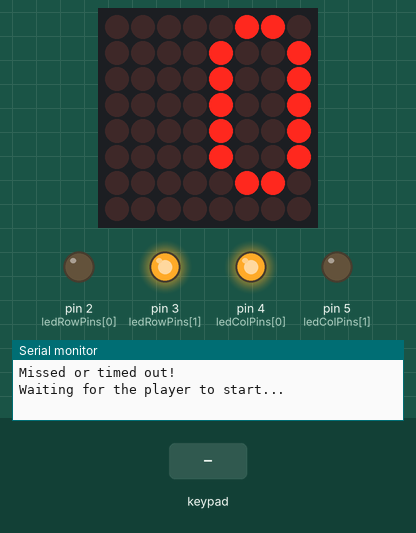
Recording of a sketch running on a simulated Arduino Uno, built with avr-gcc and run on an emulated ATmega328P. Parts: 8×8 LED matrix, output pins drawn as LEDs (lit = HIGH), the last lines printed to the serial monitor. Wiring (inferred from the names in the program): 2×2 keypad with keys 1 2 3 4 (labels assumed): rows pin 6, pin 7; columns pin 8, pin 9. The inputs (shaded band) are chosen by the test bench. Random numbers use the default seed unless the sketch sets one; pins used as bus, display or sensor lines are not drawn.

Above: at 4.2 s.
4.3 s: key '1' pressed
At 5.8 s:
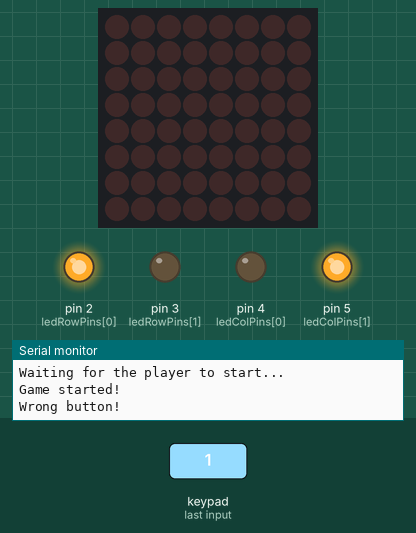
7.3 s: keypad keys 1 2 pressed 0.4 s apart
At 8.7 s:
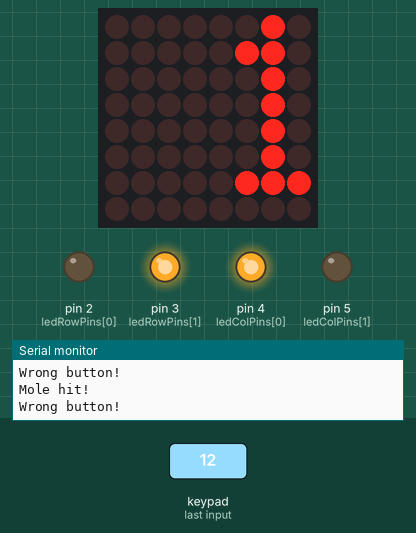
9.8 s: key '4' pressed
At 11.4 s:
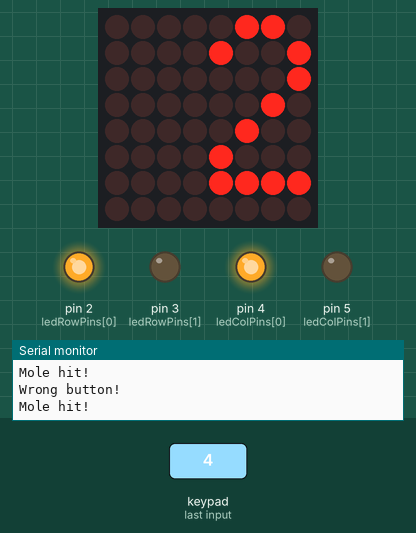
11.8 s: key '2' pressed
At 12.9 s:
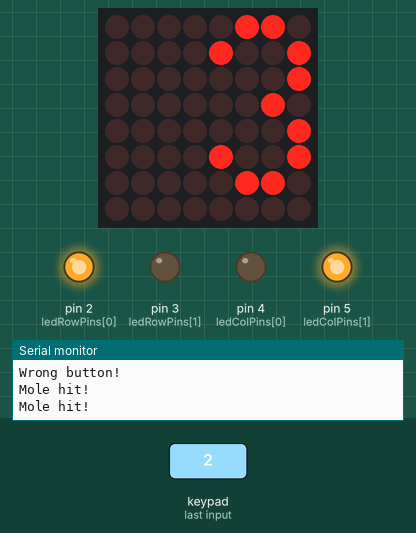
14.8 s: keypad keys 1 2 pressed 0.4 s apart
At 15.2 s:
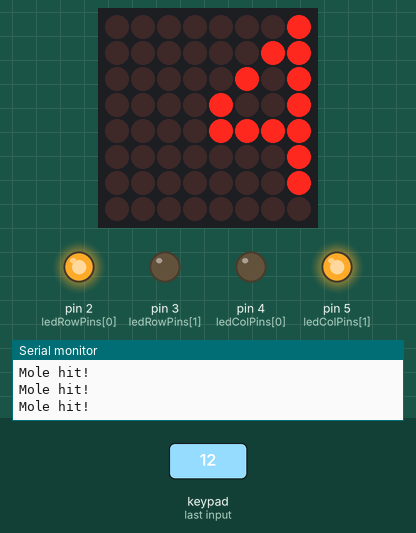
Timing chart, 0 to 17.8 s (numbered marks = the images above; inputs shaded):
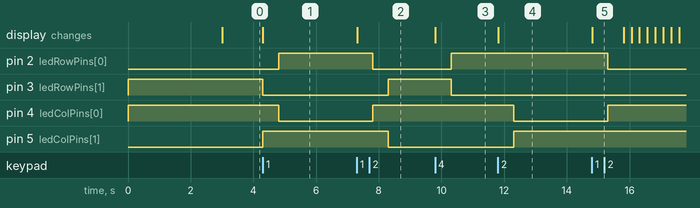

The sketch:

finalproject.ino
```cpp
#include <LedControl.h>

// 8x8 LED matrix pin definitions (DIN, CLK, CS)
LedControl lc = LedControl(10, 12, 11, 1);  // DIN = D10, CLK = D12, CS = D11

// LED matrix pin definitions
const int ledRowPins[2] = {2, 3};     // LED row pins
const int ledColPins[2] = {4, 5};     // LED column pins

// Switch matrix pin definitions
const int switchRowPins[2] = {7, 6};  // Switch row pins
const int switchColPins[2] = {8, 9};  // Switch column pins

// 4x8 matrix digit representations (0-9), each digit uses 4 columns
const byte numbers[10][8] = {
  {B0110, B1001, B1001, B1001, B1001, B1001, B0110, B0000}, // 0
  {B0010, B0110, B0010, B0010, B0010, B0010, B0111, B0000}, // 1
  {B0110, B1001, B0001, B0010, B0100, B1000, B1111, B0000}, // 2
  {B0110, B1001, B0001, B0010, B0001, B1001, B0110, B0000}, // 3
  {B0001, B0011, B0101, B1001, B1111, B0001, B0001, B0000}, // 4
  {B1111, B1000, B1110, B0001, B0001, B1001, B0110, B0000}, // 5
  {B0110, B1000, B1110, B1001, B1001, B1001, B0110, B0000}, // 6
  {B1111, B0001, B0010, B0010, B0100, B0100, B0100, B0000}, // 7
  {B0110, B1001, B1001, B0110, B1001, B1001, B0110, B0000}, // 8
  {B0110, B1001, B1001, B0111, B0001, B0001, B0110, B0000}  // 9
};

int score = 0;
int misses = 0;
const int maxMisses = 3;
int moleDuration = 3000;    // Initial mole display time (milliseconds)
const int minMoleDuration = 500;  // Minimum mole display time (milliseconds)

// Current lit LED position
int currentRow = -1;
int currentCol = -1;

void setup() {
  // Initialize LED row pins as output
  for (int i = 0; i < 2; i++) {
    pinMode(ledRowPins[i], OUTPUT);
    digitalWrite(ledRowPins[i], LOW);
  }

  // Initialize LED column pins as output
  for (int i = 0; i < 2; i++) {
    pinMode(ledColPins[i], OUTPUT);
    digitalWrite(ledColPins[i], HIGH);
  }

  // Initialize switch row pins as output
  for (int i = 0; i < 2; i++) {
    pinMode(switchRowPins[i], OUTPUT);
    digitalWrite(switchRowPins[i], LOW);
  }

  // Initialize switch column pins as input (with pull-up resistors)
  for (int i = 0; i < 2; i++) {
    pinMode(switchColPins[i], INPUT_PULLUP);
  }

  // Initialize 8x8 LED matrix
  lc.shutdown(0, false);
  lc.setIntensity(0, 8);
  lc.clearDisplay(0);

  Serial.begin(9600);

  // Initially light up a random LED, waiting for the player to start
  showRandomMole();
}

void loop() {
  waitForStart();
  playGame();
}

// Wait for the player to press a switch to start the game
void waitForStart() {
  Serial.println("Waiting for the player to start...");
  while (true) {
    int pressedRow, pressedCol;
    if (checkSwitchPress(pressedRow, pressedCol)) {
      Serial.println("Game started!");
      score = 0;
      misses = 0;
      moleDuration = 3000;
      lc.clearDisplay(0);
      break;
    }
  }
}

// Main game logic
void playGame() {
  while (misses < maxMisses) {
    showRandomMole();
    delay(500);  // Short delay after each mole display
  }

  // Blink the score for 3 seconds when the game ends
  for (int i = 0; i < 6; i++) {
    lc.clearDisplay(0);
    delay(250);
    displayTwoDigitNumber(score);
    delay(250);
  }
}

// Light up a random LED and wait for the player's response
void showRandomMole() {
  if (currentRow != -1 && currentCol != -1) {
    digitalWrite(ledRowPins[currentRow], LOW);
    digitalWrite(ledColPins[currentCol], HIGH);
  }

  currentRow = random(0, 2);
  currentCol = random(0, 2);

  digitalWrite(ledRowPins[currentRow], HIGH);
  digitalWrite(ledColPins[currentCol], LOW);

  unsigned long startTime = millis();
  bool hit = false;

  while (millis() - startTime < moleDuration) {
    int pressedRow, pressedCol;
    if (checkSwitchPress(pressedRow, pressedCol)) {
      if (pressedRow == currentRow && pressedCol == currentCol) {
        Serial.println("Mole hit!");
        score++;
        hit = true;
        break;
      } else {
        Serial.println("Wrong button!");
        misses++;
        digitalWrite(ledRowPins[currentRow], LOW);
        digitalWrite(ledColPins[currentCol], HIGH);
        return;
      }
    }
  }

  if (!hit) {
    Serial.println("Missed or timed out!");
    misses++;
  }

  displayTwoDigitNumber(score);

  // Decrease mole display time after each hit, minimum 0.5 seconds
  if (moleDuration > minMoleDuration) {
    moleDuration -= 100;
  }
}

// Check if a switch is pressed and return the pressed switch position
bool checkSwitchPress(int &pressedRow, int &pressedCol) {
  for (int row = 0; row < 2; row++) {
    digitalWrite(switchRowPins[row], HIGH);
    for (int col = 0; col < 2; col++) {
      if (digitalRead(switchColPins[col]) == LOW) {
        pressedRow = row;
        pressedCol = col;
        digitalWrite(switchRowPins[row], LOW);
        return true;
      }
    }
    digitalWrite(switchRowPins[row], LOW);
  }
  return false;
}

// Display a two-digit score
void displayTwoDigitNumber(int number) {
  int tens = number / 10;
  int ones = number % 10;

  lc.clearDisplay(0);

  if (number < 10) {
    displayDigit(ones, 4);
  } else {
    displayDigit(tens, 0);
    displayDigit(ones, 4);
  }
}

// Display a single digit
void displayDigit(int digit, int colOffset) {
  for (int row = 0; row < 8; row++) {
    byte pattern = numbers[digit][row];
    for (int col = 0; col < 4; col++) {
      lc.setLed(0, row, colOffset + col, (pattern >> (3 - col)) & 0x01);
    }
  }
}
```

Measured:
- after the input at 4.3 s, pin 2 (ledRowPins[0]): LOW → HIGH after 0.50 s; pin 3 (ledRowPins[1]): HIGH → LOW at once; pin 4 (ledColPins[0]): HIGH → LOW after 0.50 s; pin 5 (ledColPins[1]): LOW → HIGH at once; the display: changes at once (image 1)
- after the input at 7.3 s, pin 2 (ledRowPins[0]): HIGH → LOW after 0.51 s; pin 3 (ledRowPins[1]): LOW → HIGH after 1.0 s; pin 4 (ledColPins[0]): LOW → HIGH after 0.51 s; pin 5 (ledColPins[1]): HIGH → LOW after 1.0 s
- after the input at 9.8 s, pin 2 (ledRowPins[0]): LOW → HIGH after 0.51 s; pin 3 (ledRowPins[1]): HIGH → LOW after 0.51 s
- after the input at 11.8 s, pin 4 (ledColPins[0]): HIGH → LOW after 0.51 s; pin 5 (ledColPins[1]): LOW → HIGH after 0.51 s
- after the input at 14.8 s, pin 2 (ledRowPins[0]): HIGH → LOW after 0.51 s; pin 4 (ledColPins[0]): LOW → HIGH after 0.51 s
